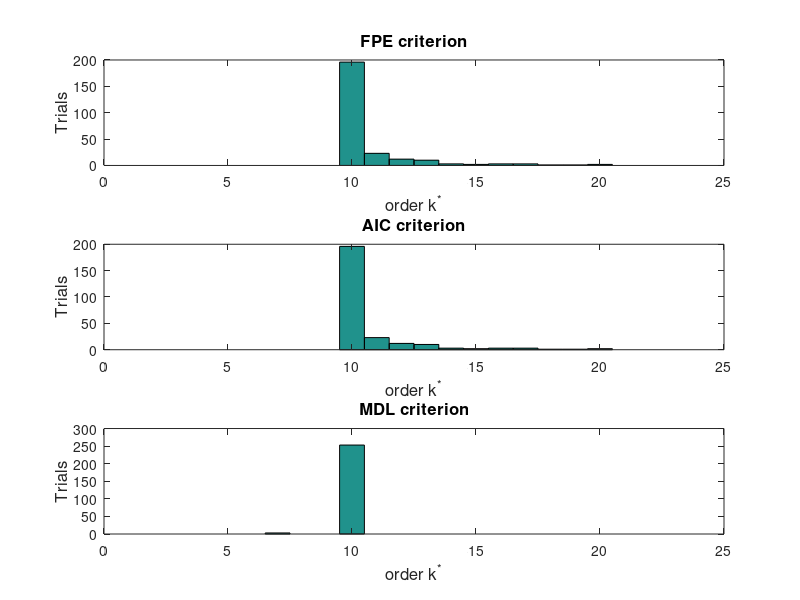

The MATLAB source for this figure:
clear
close all
clc

N  = 50000;
N1 = 1000;
N2 = N-N1+1;

nK = 20;
nKs = 10; % NK star, to generate data with

NrOfTrials = 256;

FPE_order = zeros(NrOfTrials, 1);
AIC_order = zeros(NrOfTrials, 1);
MDL_order = zeros(NrOfTrials, 1);
FPE_val = zeros(1, nK);
AIC_val = zeros(1, nK);
MDL_val = zeros(1, nK);

omega = pi*[0.90 0.70 0.50 0.30 0.10];
rho   =    [0.75 0.95 0.85 0.80 0.90];
npairs = length(omega);
roots_ = zeros(2*npairs,1); % r = [r1 r2 ... rk*],
roots_(1:npairs) = rho.*exp(1i*omega);
roots_(npairs+1:end) = conj(roots_(1:npairs));

a_ar = poly(roots_); % a_ar = [a0 a1 ... ak*], the coefficients for the all-pole transfer function
wstar = -a_ar(2:(nKs+1))'; % w* 10*1

for i=1:NrOfTrials
    
    % One realization of AR process.
    e = randn(N,1);
    y = filter(1, a_ar, e);
    
    % Order estimation loop.
    for k = 1:nK
        
        A = zeros(N1, k);

        % --------- EDIT HERE -------------------
%         k=1 -> A=y(N2-1:N-1);
%         k=2 -> A=y(N2-1:N-1)+y(N2-2:N-2);
        for j = 1:k
            A(:, j) = y(N2-j:N-j);
        end
        d = y(N2:N);
%         w3 = inv(A' * A) * A' * d;
%         sigma = d - A * w3;
        w = A \ d;
        sigma = d - A * w;
%         [~, E] = aryule(y(N2:N), k); % Final prediction error E
        
        % For small N the performance of AIC and MDL is similar
        FPE_val(k) = var(sigma) * (N1 + k) / (N1 - k); % Final prediction error tends to underestimate the order
        AIC_val(k) = N1 * log(var(sigma)) + 2 * k; % Akaike Information Criterion tends to overestimate the order
        MDL_val(k) = N1 * log(var(sigma)) + k * log(N1); % Minimum Description Length estimates correctly the order
        
        % ---------------------------------------
    end
    
    % What is done here? 
    % Find the min value(best/desired/balanced result), take its index(nK, how many elements of data are used)
    [~,FPE_order(i)] = min( FPE_val );
    [~,AIC_order(i)] = min( AIC_val );
    [~,MDL_order(i)] = min( MDL_val );
    
end

% Plot results. What is shown? Explain the results.
% looped 256 times, most of them get best(minimun) result when k=10 (10 columns of data in A)
% Noisy -> Best/suitable/desired -> Distorion?
figure(1);
subplot(311)
hist(FPE_order,(1:nK));
title('FPE criterion','Fontsize',12);
xlabel('order k^*','Fontsize',12);
ylabel('Trials','Fontsize',12);

subplot(312)
hist(AIC_order,(1:nK));
title('AIC criterion','Fontsize',12);
xlabel('order k^*','Fontsize',12);
ylabel('Trials','Fontsize',12);

subplot(313)
hist(MDL_order,(1:nK));
title('MDL criterion','Fontsize',12);
xlabel('order k^*','Fontsize',12);
ylabel('Trials','Fontsize',12);


% What do the plots represent?
% 10 columns of data in A can bring up the best desired result
% Can you see the actual model order from the definition of our AR process?
% roots_ is 10*1 and y is generated by a_ar, a_ar is generated by roots_


